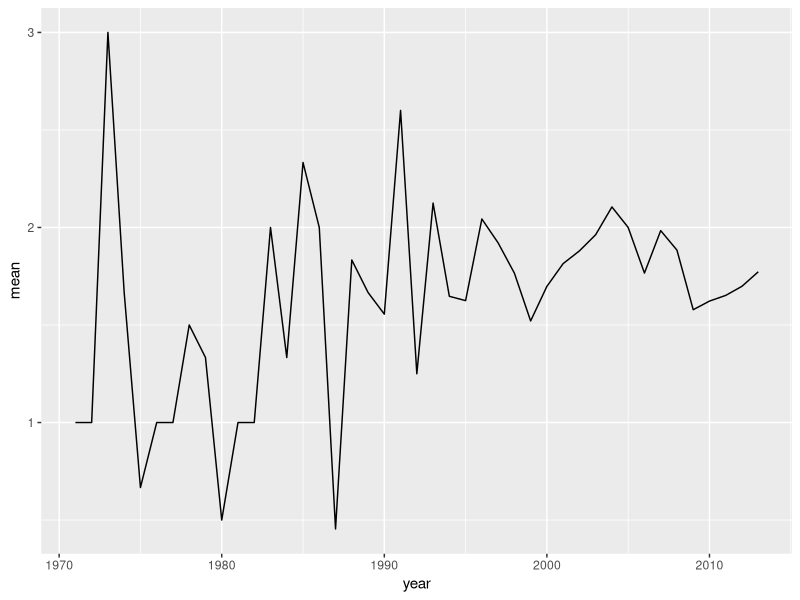
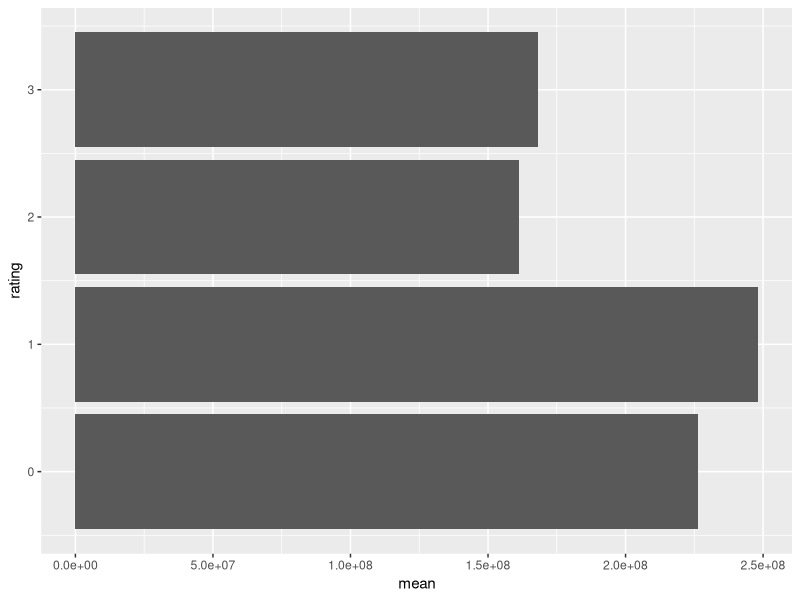
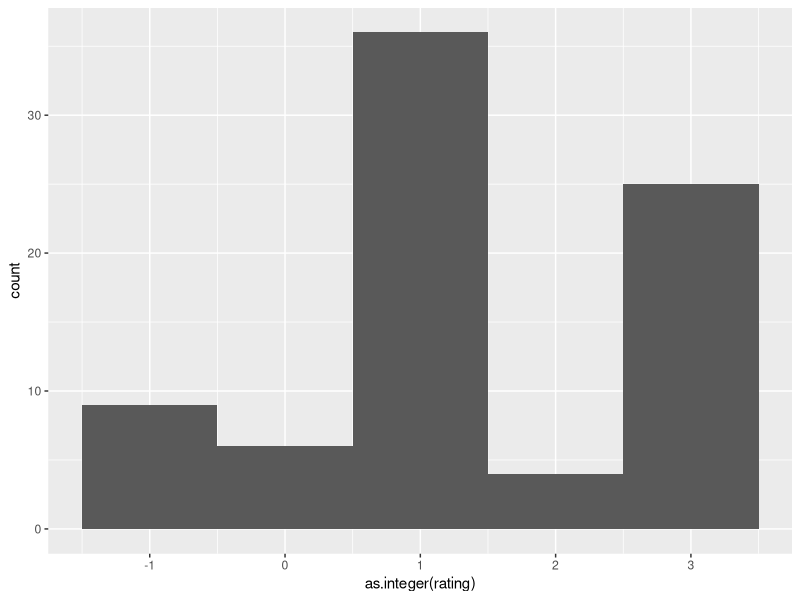
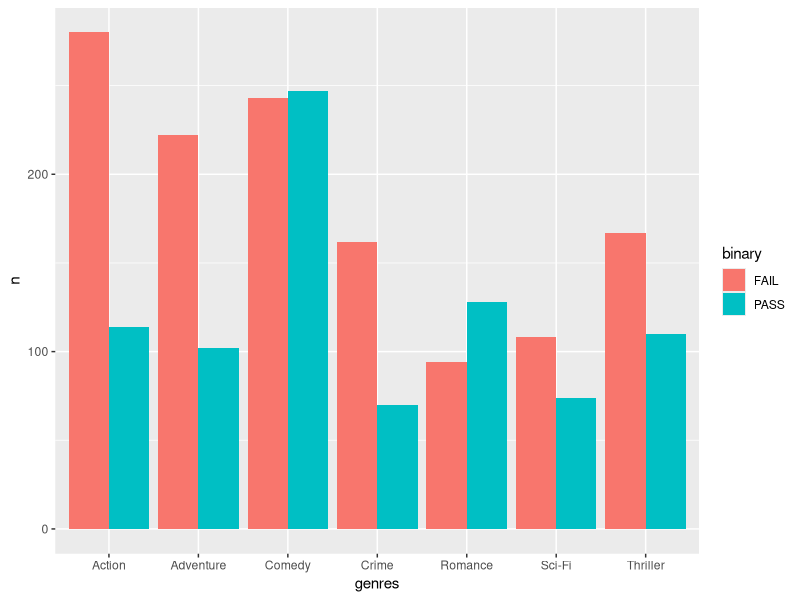

Write R code to recreate these figures, in order.
## ---- chunk 1
movies <- read.csv("movies.csv")
## ---- chunk 2
#| warning: false
library(dplyr)
library(tidyverse)
library(tibble)
## ---- chunk 3
#| warning: false
movies <- movies |>
  subset(select = -c(imdb_id, error, poster, type, awards,
                     imdb_votes, code, period_code, imdb,
                     released, response, runtime, decade_code,
                     actors, writer, director))
## ---- chunk 4
glimpse(movies)
## ---- chunk 5
movies <- movies |>
  drop_na()
## ---- chunk 6
movies |>
  count(clean_test)
## ---- chunk 7
movies |>
  group_by(clean_test) |>
  count(binary)
## ---- chunk 8
movies['rating'] <- 0
movies <- movies |>
  mutate(rating = case_when(
    clean_test == 'dubious' ~ -1,
    clean_test == 'nowomen' ~ 0,
    clean_test == 'notalk' ~ 1,
    clean_test == 'men' ~ 2,
    clean_test == 'ok' ~ 3)
  )
## ---- chunk 9
glimpse(movies$clean_test)
glimpse(movies$rating)
## ---- chunk 10
movies['rating_fac'] <- as.factor(movies$rating)
glimpse(movies$rating_fac)
## ---- chunk 11
movies |>
  group_by(year) |>
  mutate(mean = mean(rating, na.rm = TRUE)) |>
  ungroup() |>
  ggplot(aes(x = year, y = mean)) +
    geom_line()
## ---- chunk 12
filter(movies, rating_fac == 0) -> bechdel_0
filter(movies, rating_fac == 1) -> bechdel_1
filter(movies, rating_fac == 2) -> bechdel_2
filter(movies, rating_fac == 3) -> bechdel_3
## ---- chunk 13
#| warning: false
intgross <- data.frame(rating = c(0, 1, 2, 3),
        mean = c(mean(as.integer(bechdel_0$intgross_2013), na.rm = TRUE),
                mean(as.integer(bechdel_1$intgross_2013), na.rm = TRUE),
                mean(as.integer(bechdel_2$intgross_2013), na.rm = TRUE),
                mean(as.integer(bechdel_3$intgross_2013), na.rm = TRUE)))
## ---- chunk 14
intgross |>
  ggplot(aes(x = rating, y = mean)) +
    geom_bar(stat = "identity") +
    coord_flip()
## ---- chunk 15
#| warning: false
movies <- movies[order(as.integer(movies$intgross_2013),
                  decreasing = TRUE), ]
## ---- chunk 16
movies |>
  head(80) |>
  ggplot(aes(x = as.integer(rating))) +
    geom_histogram(binwidth = 1)
## ---- chunk 17
movies['genre_1'] <- 'NA'
movies['genre_2'] <- 'NA'
movies['genre_3'] <- 'NA'

for(i in 1:nrow(movies)) {
  movies[i, 'genre_1'] <- str_split_i(movies[i, "genre"], ", ", 1)
  movies[i, 'genre_2'] <- str_split_i(movies[i, "genre"], ", ", 2)
  movies[i, 'genre_3'] <- str_split_i(movies[i, "genre"], ", ", 3)
}
## ---- chunk 18
glimpse(movies$genre_1)
glimpse(movies$genre_2)
glimpse(movies$genre_3)
## ---- chunk 19
movies <- movies |>
        pivot_longer(cols = c('genre_1', 'genre_2', 'genre_3'),
                     names_to = 'genre_labels',
                     values_to = 'genres')
## ---- chunk 20
glimpse(movies$genres)
## ---- chunk 21
movies <- movies |>
      drop_na() |>
      subset(select = -c(genre_labels))
## ---- chunk 22
genres_df <- movies |>
      group_by(genres) |>
      count(binary)
## ---- chunk 23
glimpse(genres_df)
## ---- chunk 24
genres_df |>
    filter(genres %in% c("Action", "Adventure",
                    "Comedy", "Crime", "Romance",
                    "Sci-Fi", "Thriller")) |>
    ggplot(aes(fill = binary, x = genres, y = n)) +
      geom_bar(position = "dodge", stat = "identity")
## ---- chunk 25
raw_bechdel <- read.csv("raw_bechdel.csv")
## ---- chunk 26
#| warning: false
joined <- movies |>
    left_join(raw_bechdel, by = "title") |>
    filter(year.x == year.y) |>
    rename("year" = `year.x`)
## ---- chunk 27
sum(joined$rating.x == joined$rating.y)
sum(joined$rating.x != joined$rating.y)
sum(joined$rating.x < joined$rating.y)
sum(joined$rating.x > joined$rating.y)
